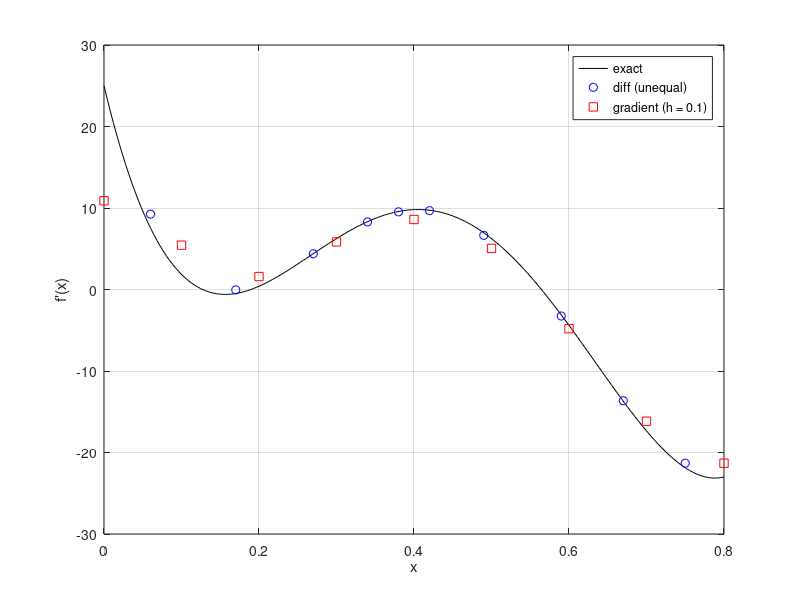

Recreate this plot in MATLAB.
% TOPIC: differentiation
% TITLE: diff and gradient: derivatives of data at unequal and equal spacing versus the exact derivative
% SOURCE: CE206 slides 05 pages 2-3
% KEYWORDS: diff, gradient, numerical derivative, unequally spaced, equally spaced, forward difference, centered difference, polynomial
% PROBLEM:
% For f(x) = 0.2 + 25x - 200x^2 + 675x^3 - 900x^4 + 400x^5:
% (a) with the unequally spaced x = 0 0.12 0.22 0.32 0.36 0.4 0.44 0.54 0.64 0.7 0.8 estimate the
% derivative with diff; (b) with x = 0:0.1:0.8 estimate the derivative with gradient(y, 0.1);
% compare both with the exact derivative on a plot.
% CHECK: abs(dxu(1) - 9.247744) < 1e-6 && abs(g(2) - 5.44) < 1e-9
% CODE:
fx = @(x) 0.2 + 25*x - 200*x.^2 + 675*x.^3 - 900*x.^4 + 400*x.^5;
dfx = @(x) 25 - 400*x + 2025*x.^2 - 3600*x.^3 + 2000*x.^4;      % exact derivative
%% (a) unequal spacing: slope between neighbouring points, located at the midpoints
xu = [0 0.12 0.22 0.32 0.36 0.4 0.44 0.54 0.64 0.7 0.8];
yu = fx(xu);
dxu = diff(yu)./diff(xu);          % (note: diff(y)./diff(x), not diff(x)./diff(y))
xm = (xu(1:end-1) + xu(2:end))/2;
fprintf('(a) x_mid  diff(y)./diff(x)  exact\n');
fprintf('%8.3f %12.4f %12.4f\n', [xm; dxu; dfx(xm)]);
%% (b) equal spacing: gradient uses centered differences inside, one-sided at the ends
xe = 0:0.1:0.8;
g = gradient(fx(xe), 0.1);
fprintf('(b) x  gradient  exact\n');
fprintf('%6.2f %10.4f %10.4f\n', [xe; g; dfx(xe)]);
xx = linspace(0, 0.8, 200);
figure; plot(xx, dfx(xx), 'k-', xm, dxu, 'bo', xe, g, 'rs'); grid on;
xlabel('x'); ylabel('f''(x)'); legend('exact', 'diff (unequal)', 'gradient (h = 0.1)');
